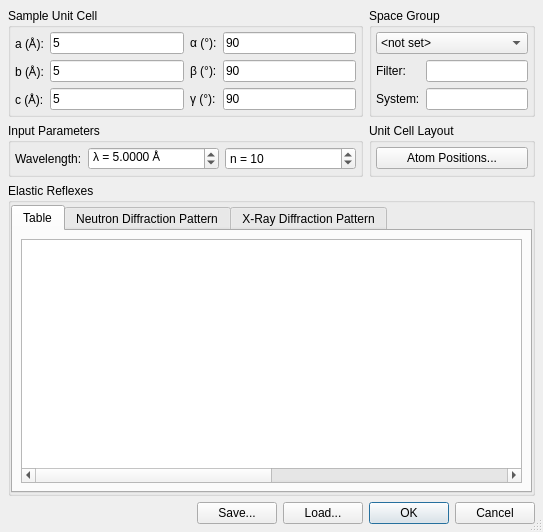
<?xml version="1.0" encoding="UTF-8"?>
<ui version="4.0">
 <class>PowderDlg</class>
 <widget class="QDialog" name="PowderDlg">
  <property name="geometry">
   <rect>
    <x>0</x>
    <y>0</y>
    <width>543</width>
    <height>532</height>
   </rect>
  </property>
  <property name="windowTitle">
   <string>Powder Lines</string>
  </property>
  <property name="sizeGripEnabled">
   <bool>true</bool>
  </property>
  <layout class="QGridLayout" name="gridLayout_4">
   <property name="margin">
    <number>8</number>
   </property>
   <item row="0" column="1" colspan="3">
    <widget class="QGroupBox" name="groupBox">
     <property name="sizePolicy">
      <sizepolicy hsizetype="Preferred" vsizetype="Preferred">
       <horstretch>2</horstretch>
       <verstretch>0</verstretch>
      </sizepolicy>
     </property>
     <property name="title">
      <string>Sample Unit Cell</string>
     </property>
     <layout class="QGridLayout" name="gridLayout">
      <property name="margin">
       <number>4</number>
      </property>
      <item row="0" column="0">
       <widget class="QLabel" name="label_3">
        <property name="text">
         <string>a (Å):</string>
        </property>
       </widget>
      </item>
      <item row="0" column="1">
       <widget class="QLineEdit" name="editA">
        <property name="text">
         <string>5</string>
        </property>
       </widget>
      </item>
      <item row="0" column="2">
       <widget class="QLabel" name="label_6">
        <property name="text">
         <string>α (°):</string>
        </property>
       </widget>
      </item>
      <item row="0" column="3">
       <widget class="QLineEdit" name="editAlpha">
        <property name="text">
         <string>90</string>
        </property>
       </widget>
      </item>
      <item row="1" column="0">
       <widget class="QLabel" name="label_4">
        <property name="text">
         <string>b (Å):</string>
        </property>
       </widget>
      </item>
      <item row="1" column="1">
       <widget class="QLineEdit" name="editB">
        <property name="text">
         <string>5</string>
        </property>
       </widget>
      </item>
      <item row="1" column="2">
       <widget class="QLabel" name="label_7">
        <property name="text">
         <string>β (°):</string>
        </property>
       </widget>
      </item>
      <item row="1" column="3">
       <widget class="QLineEdit" name="editBeta">
        <property name="text">
         <string>90</string>
        </property>
       </widget>
      </item>
      <item row="2" column="0">
       <widget class="QLabel" name="label_5">
        <property name="text">
         <string>c (Å):</string>
        </property>
       </widget>
      </item>
      <item row="2" column="1">
       <widget class="QLineEdit" name="editC">
        <property name="text">
         <string>5</string>
        </property>
       </widget>
      </item>
      <item row="2" column="2">
       <widget class="QLabel" name="label_8">
        <property name="text">
         <string>γ (°):</string>
        </property>
       </widget>
      </item>
      <item row="2" column="3">
       <widget class="QLineEdit" name="editGamma">
        <property name="text">
         <string>90</string>
        </property>
       </widget>
      </item>
     </layout>
    </widget>
   </item>
   <item row="0" column="4">
    <widget class="QGroupBox" name="groupBox_2">
     <property name="sizePolicy">
      <sizepolicy hsizetype="Preferred" vsizetype="Preferred">
       <horstretch>1</horstretch>
       <verstretch>0</verstretch>
      </sizepolicy>
     </property>
     <property name="title">
      <string>Space Group</string>
     </property>
     <layout class="QGridLayout" name="gridLayout_7">
      <property name="margin">
       <number>4</number>
      </property>
      <item row="0" column="0" colspan="2">
       <widget class="QComboBox" name="comboSpaceGroups">
        <property name="sizePolicy">
         <sizepolicy hsizetype="Expanding" vsizetype="Fixed">
          <horstretch>0</horstretch>
          <verstretch>0</verstretch>
         </sizepolicy>
        </property>
        <item>
         <property name="text">
          <string>&lt;not set&gt;</string>
         </property>
        </item>
       </widget>
      </item>
      <item row="1" column="0">
       <widget class="QLabel" name="label_22">
        <property name="sizePolicy">
         <sizepolicy hsizetype="Minimum" vsizetype="Fixed">
          <horstretch>0</horstretch>
          <verstretch>0</verstretch>
         </sizepolicy>
        </property>
        <property name="text">
         <string>Filter:</string>
        </property>
       </widget>
      </item>
      <item row="1" column="1">
       <widget class="QLineEdit" name="editSpaceGroupsFilter">
        <property name="sizePolicy">
         <sizepolicy hsizetype="Expanding" vsizetype="Fixed">
          <horstretch>0</horstretch>
          <verstretch>0</verstretch>
         </sizepolicy>
        </property>
       </widget>
      </item>
      <item row="2" column="0">
       <widget class="QLabel" name="label_18">
        <property name="sizePolicy">
         <sizepolicy hsizetype="Minimum" vsizetype="Preferred">
          <horstretch>0</horstretch>
          <verstretch>0</verstretch>
         </sizepolicy>
        </property>
        <property name="text">
         <string>System:</string>
        </property>
       </widget>
      </item>
      <item row="2" column="1">
       <widget class="QLineEdit" name="editCrystalSystem">
        <property name="readOnly">
         <bool>true</bool>
        </property>
       </widget>
      </item>
     </layout>
    </widget>
   </item>
   <item row="3" column="4">
    <widget class="QDialogButtonBox" name="buttonBox">
     <property name="orientation">
      <enum>Qt::Horizontal</enum>
     </property>
     <property name="standardButtons">
      <set>QDialogButtonBox::Cancel|QDialogButtonBox::Ok</set>
     </property>
    </widget>
   </item>
   <item row="2" column="1" colspan="4">
    <widget class="QGroupBox" name="groupBox_3">
     <property name="sizePolicy">
      <sizepolicy hsizetype="Preferred" vsizetype="Preferred">
       <horstretch>1</horstretch>
       <verstretch>1</verstretch>
      </sizepolicy>
     </property>
     <property name="title">
      <string>Elastic Reflexes</string>
     </property>
     <layout class="QGridLayout" name="gridLayout_2">
      <property name="leftMargin">
       <number>0</number>
      </property>
      <property name="topMargin">
       <number>2</number>
      </property>
      <property name="rightMargin">
       <number>0</number>
      </property>
      <property name="bottomMargin">
       <number>0</number>
      </property>
      <item row="0" column="0">
       <widget class="QTabWidget" name="tabWidget">
        <property name="currentIndex">
         <number>0</number>
        </property>
        <widget class="QWidget" name="tab_3">
         <attribute name="title">
          <string>Table</string>
         </attribute>
         <layout class="QGridLayout" name="gridLayout_6">
          <property name="margin">
           <number>8</number>
          </property>
          <item row="0" column="0">
           <widget class="QTableWidget" name="tablePowderLines">
            <property name="alternatingRowColors">
             <bool>true</bool>
            </property>
            <attribute name="horizontalHeaderVisible">
             <bool>false</bool>
            </attribute>
            <attribute name="verticalHeaderVisible">
             <bool>false</bool>
            </attribute>
            <column>
             <property name="text">
              <string>2θ (deg)</string>
             </property>
            </column>
            <column>
             <property name="text">
              <string>Q (Å⁻¹)</string>
             </property>
            </column>
            <column>
             <property name="text">
              <string>Peak</string>
             </property>
            </column>
            <column>
             <property name="text">
              <string>Mult.</string>
             </property>
            </column>
            <column>
             <property name="text">
              <string>|F_n|</string>
             </property>
            </column>
            <column>
             <property name="text">
              <string>I_n</string>
             </property>
            </column>
            <column>
             <property name="text">
              <string>|F_xray|</string>
             </property>
            </column>
            <column>
             <property name="text">
              <string>I_xray</string>
             </property>
            </column>
           </widget>
          </item>
         </layout>
        </widget>
        <widget class="QWidget" name="tab_4">
         <attribute name="title">
          <string>Neutron Diffraction Pattern</string>
         </attribute>
         <layout class="QGridLayout" name="gridLayout_8">
          <property name="margin">
           <number>8</number>
          </property>
          <item row="0" column="0">
           <widget class="QwtPlot" name="plotN">
            <property name="sizePolicy">
             <sizepolicy hsizetype="Preferred" vsizetype="Preferred">
              <horstretch>3</horstretch>
              <verstretch>0</verstretch>
             </sizepolicy>
            </property>
           </widget>
          </item>
         </layout>
        </widget>
        <widget class="QWidget" name="tab_5">
         <attribute name="title">
          <string>X-Ray Diffraction Pattern</string>
         </attribute>
         <layout class="QGridLayout" name="gridLayout_9">
          <property name="margin">
           <number>8</number>
          </property>
          <item row="0" column="0">
           <widget class="QwtPlot" name="plotX">
            <property name="sizePolicy">
             <sizepolicy hsizetype="Preferred" vsizetype="Preferred">
              <horstretch>3</horstretch>
              <verstretch>0</verstretch>
             </sizepolicy>
            </property>
           </widget>
          </item>
         </layout>
        </widget>
       </widget>
      </item>
     </layout>
    </widget>
   </item>
   <item row="1" column="1" colspan="3">
    <widget class="QGroupBox" name="groupBox_4">
     <property name="sizePolicy">
      <sizepolicy hsizetype="Preferred" vsizetype="Preferred">
       <horstretch>2</horstretch>
       <verstretch>0</verstretch>
      </sizepolicy>
     </property>
     <property name="title">
      <string>Input Parameters</string>
     </property>
     <layout class="QGridLayout" name="gridLayout_3">
      <property name="margin">
       <number>4</number>
      </property>
      <item row="0" column="0">
       <widget class="QLabel" name="label">
        <property name="text">
         <string>Wavelength:</string>
        </property>
       </widget>
      </item>
      <item row="0" column="3">
       <widget class="QSpinBox" name="spinOrder">
        <property name="sizePolicy">
         <sizepolicy hsizetype="Expanding" vsizetype="Fixed">
          <horstretch>0</horstretch>
          <verstretch>0</verstretch>
         </sizepolicy>
        </property>
        <property name="prefix">
         <string>n = </string>
        </property>
        <property name="minimum">
         <number>1</number>
        </property>
        <property name="value">
         <number>10</number>
        </property>
       </widget>
      </item>
      <item row="0" column="1">
       <widget class="QDoubleSpinBox" name="spinLam">
        <property name="sizePolicy">
         <sizepolicy hsizetype="Expanding" vsizetype="Fixed">
          <horstretch>0</horstretch>
          <verstretch>0</verstretch>
         </sizepolicy>
        </property>
        <property name="prefix">
         <string>λ = </string>
        </property>
        <property name="suffix">
         <string> Å</string>
        </property>
        <property name="decimals">
         <number>4</number>
        </property>
        <property name="maximum">
         <double>9999.000000000000000</double>
        </property>
        <property name="singleStep">
         <double>0.100000000000000</double>
        </property>
        <property name="value">
         <double>5.000000000000000</double>
        </property>
       </widget>
      </item>
     </layout>
    </widget>
   </item>
   <item row="1" column="4">
    <widget class="QGroupBox" name="groupBox_5">
     <property name="sizePolicy">
      <sizepolicy hsizetype="Preferred" vsizetype="Preferred">
       <horstretch>1</horstretch>
       <verstretch>0</verstretch>
      </sizepolicy>
     </property>
     <property name="title">
      <string>Unit Cell Layout</string>
     </property>
     <layout class="QGridLayout" name="gridLayout_5">
      <property name="margin">
       <number>4</number>
      </property>
      <item row="0" column="0">
       <widget class="QPushButton" name="btnAtoms">
        <property name="text">
         <string>Atom Positions...</string>
        </property>
       </widget>
      </item>
     </layout>
    </widget>
   </item>
   <item row="3" column="3">
    <widget class="QPushButton" name="btnLoad">
     <property name="sizePolicy">
      <sizepolicy hsizetype="Fixed" vsizetype="Preferred">
       <horstretch>0</horstretch>
       <verstretch>0</verstretch>
      </sizepolicy>
     </property>
     <property name="text">
      <string>Load...</string>
     </property>
    </widget>
   </item>
   <item row="3" column="2">
    <widget class="QPushButton" name="btnSave">
     <property name="sizePolicy">
      <sizepolicy hsizetype="Fixed" vsizetype="Preferred">
       <horstretch>0</horstretch>
       <verstretch>0</verstretch>
      </sizepolicy>
     </property>
     <property name="text">
      <string>Save...</string>
     </property>
    </widget>
   </item>
   <item row="3" column="1">
    <widget class="QLabel" name="labelStatus">
     <property name="text">
      <string/>
     </property>
    </widget>
   </item>
  </layout>
 </widget>
 <customwidgets>
  <customwidget>
   <class>QwtPlot</class>
   <extends>QFrame</extends>
   <header>qwt_plot.h</header>
  </customwidget>
 </customwidgets>
 <tabstops>
  <tabstop>editA</tabstop>
  <tabstop>editB</tabstop>
  <tabstop>editC</tabstop>
  <tabstop>editAlpha</tabstop>
  <tabstop>editBeta</tabstop>
  <tabstop>editGamma</tabstop>
  <tabstop>comboSpaceGroups</tabstop>
  <tabstop>editSpaceGroupsFilter</tabstop>
  <tabstop>editCrystalSystem</tabstop>
  <tabstop>spinLam</tabstop>
  <tabstop>spinOrder</tabstop>
  <tabstop>btnAtoms</tabstop>
  <tabstop>tabWidget</tabstop>
  <tabstop>tablePowderLines</tabstop>
  <tabstop>buttonBox</tabstop>
 </tabstops>
 <resources/>
 <connections>
  <connection>
   <sender>buttonBox</sender>
   <signal>accepted()</signal>
   <receiver>PowderDlg</receiver>
   <slot>accept()</slot>
   <hints>
    <hint type="sourcelabel">
     <x>248</x>
     <y>254</y>
    </hint>
    <hint type="destinationlabel">
     <x>157</x>
     <y>274</y>
    </hint>
   </hints>
  </connection>
  <connection>
   <sender>buttonBox</sender>
   <signal>rejected()</signal>
   <receiver>PowderDlg</receiver>
   <slot>reject()</slot>
   <hints>
    <hint type="sourcelabel">
     <x>316</x>
     <y>260</y>
    </hint>
    <hint type="destinationlabel">
     <x>286</x>
     <y>274</y>
    </hint>
   </hints>
  </connection>
 </connections>
</ui>
